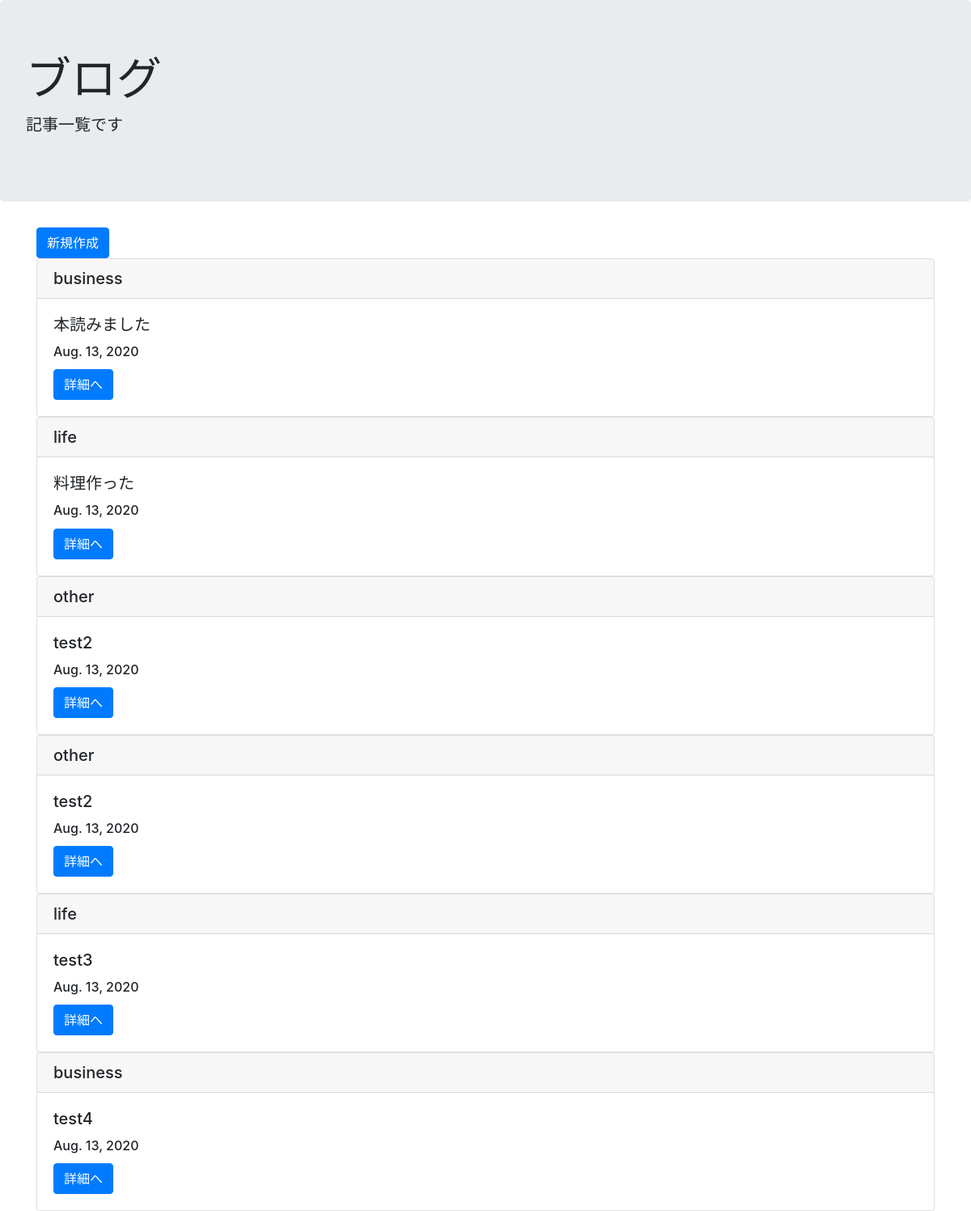
Page /list/ on the committed database.
### blogpost/models.py (models this page shows, shortened)
class BlogModel(models.Model):
    title = models.CharField(max_length=100)
    content = models.TextField()
    postdate = models.DateField(auto_now_add=True)
    category = models.CharField(
        max_length=50,
        choices= CATEGORY
    )

### blogpost/views.py (the view)
# urls.py: path('list/', BlogList.as_view(),name ='list'),
class BlogList(ListView):
    template_name = 'list.html'
    model = BlogModel
    context_object_name = 'blog_all_items'

### templates/list.html (shortened to what this page needs)
<!doctype html>
<html lang="en">
  <head>
    <link rel="stylesheet" href="https://stackpath.bootstrapcdn.com/bootstrap/4.5.2/css/bootstrap.min.css">
  </head>
  <body>
    {% extends 'base.html' %}
    {% block header %}
    <div class="jumbotron">
      <h1 class="display-4">ブログ</h1>
      <p class="lead">記事一覧です</p>
    </div>
    {% endblock header %}
    {% block content %}
      <div class = 'container'>
    <a href="{% url 'create' %}" class="btn btn-primary">新規作成</a>
      {% for item in blog_all_items %}
      <div class="card">
          <h5 class="card-header">{{ item.category }}</h5>
          <div class="card-body">
            <h5 class="card-title">{{ item.title }}</h5>
            <h6 class="card-title">{{ item.postdate }}</h6>
            <a href="{% url 'detail' item.pk %}" class="btn btn-primary">詳細へ</a>
          </div>
      </div>
      {% endfor %}
      </div>
    {% endblock content %}

### templates/base.html (shortened to what this page needs)
<!doctype html>
<html lang="en">
  <head>
    <link rel="stylesheet" href="https://stackpath.bootstrapcdn.com/bootstrap/4.5.2/css/bootstrap.min.css">
  </head>
  <body>
    {% block header %}
    {% endblock header %}
    {% block content %}
    {% endblock content %}
  </body>
</html>

### rows in the picture
BlogModel: category "business", title "本読みました", postdate "Aug. 13, 2020"
BlogModel: category "life", title "料理作った", postdate "Aug. 13, 2020"
BlogModel: category "other", title "test2", postdate "Aug. 13, 2020"
BlogModel: category "other", title "test2", postdate "Aug. 13, 2020"
BlogModel: category "life", title "test3", postdate "Aug. 13, 2020"
BlogModel: category "business", title "test4", postdate "Aug. 13, 2020"
